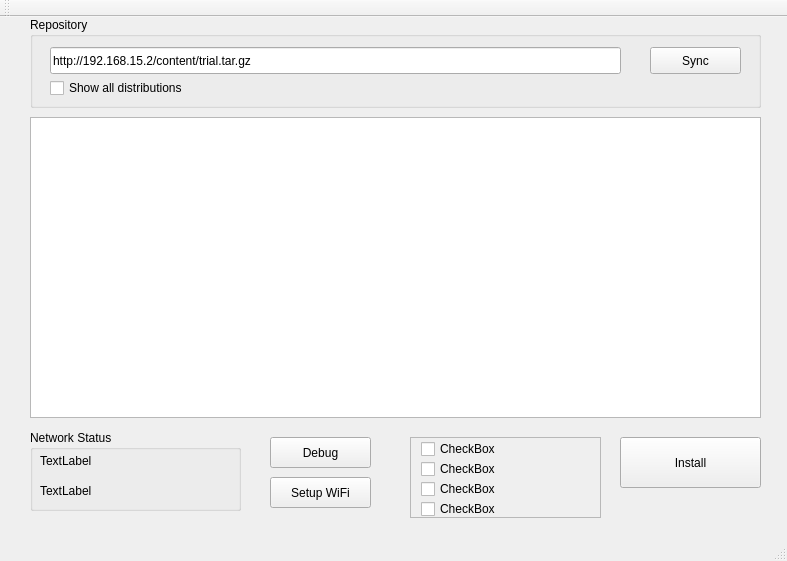
<?xml version="1.0" encoding="UTF-8"?>
<ui version="4.0">
 <class>MainWindow</class>
 <widget class="QMainWindow" name="MainWindow">
  <property name="geometry">
   <rect>
    <x>0</x>
    <y>0</y>
    <width>787</width>
    <height>561</height>
   </rect>
  </property>
  <property name="minimumSize">
   <size>
    <width>787</width>
    <height>561</height>
   </size>
  </property>
  <property name="maximumSize">
   <size>
    <width>787</width>
    <height>561</height>
   </size>
  </property>
  <property name="windowTitle">
   <string>Ignition</string>
  </property>
  <property name="windowIcon">
   <iconset resource="icons.qrc">
    <normaloff>:/SR_icon.png</normaloff>:/SR_icon.png</iconset>
  </property>
  <widget class="QWidget" name="centralWidget">
   <widget class="QGroupBox" name="repo">
    <property name="geometry">
     <rect>
      <x>30</x>
      <y>0</y>
      <width>731</width>
      <height>91</height>
     </rect>
    </property>
    <property name="title">
     <string>Repository</string>
    </property>
    <property name="flat">
     <bool>false</bool>
    </property>
    <property name="checkable">
     <bool>false</bool>
    </property>
    <widget class="QLineEdit" name="repoURL">
     <property name="geometry">
      <rect>
       <x>20</x>
       <y>30</y>
       <width>571</width>
       <height>27</height>
      </rect>
     </property>
     <property name="text">
      <string>http://192.168.15.2/content/trial.tar.gz</string>
     </property>
    </widget>
    <widget class="QCheckBox" name="showAll">
     <property name="geometry">
      <rect>
       <x>20</x>
       <y>60</y>
       <width>191</width>
       <height>22</height>
      </rect>
     </property>
     <property name="text">
      <string>Show all distributions</string>
     </property>
    </widget>
    <widget class="QPushButton" name="repoSync">
     <property name="geometry">
      <rect>
       <x>620</x>
       <y>30</y>
       <width>91</width>
       <height>27</height>
      </rect>
     </property>
     <property name="text">
      <string>Sync</string>
     </property>
    </widget>
   </widget>
   <widget class="QGroupBox" name="groupBox_2">
    <property name="geometry">
     <rect>
      <x>30</x>
      <y>413</y>
      <width>211</width>
      <height>81</height>
     </rect>
    </property>
    <property name="title">
     <string>Network Status</string>
    </property>
    <widget class="QLabel" name="ethIp">
     <property name="geometry">
      <rect>
       <x>10</x>
       <y>20</y>
       <width>191</width>
       <height>21</height>
      </rect>
     </property>
     <property name="text">
      <string>TextLabel</string>
     </property>
    </widget>
    <widget class="QLabel" name="wlanIp">
     <property name="geometry">
      <rect>
       <x>10</x>
       <y>50</y>
       <width>191</width>
       <height>21</height>
      </rect>
     </property>
     <property name="text">
      <string>TextLabel</string>
     </property>
    </widget>
   </widget>
   <widget class="QPushButton" name="install">
    <property name="geometry">
     <rect>
      <x>620</x>
      <y>420</y>
      <width>141</width>
      <height>51</height>
     </rect>
    </property>
    <property name="text">
     <string>Install</string>
    </property>
   </widget>
   <widget class="QScrollArea" name="customArea">
    <property name="geometry">
     <rect>
      <x>410</x>
      <y>420</y>
      <width>191</width>
      <height>81</height>
     </rect>
    </property>
    <property name="verticalScrollBarPolicy">
     <enum>Qt::ScrollBarAsNeeded</enum>
    </property>
    <property name="horizontalScrollBarPolicy">
     <enum>Qt::ScrollBarAsNeeded</enum>
    </property>
    <property name="widgetResizable">
     <bool>true</bool>
    </property>
    <widget class="QWidget" name="scrollAreaWidgetContents">
     <property name="enabled">
      <bool>true</bool>
     </property>
     <property name="geometry">
      <rect>
       <x>0</x>
       <y>0</y>
       <width>189</width>
       <height>79</height>
      </rect>
     </property>
     <property name="maximumSize">
      <size>
       <width>16777215</width>
       <height>150</height>
      </size>
     </property>
     <widget class="QCheckBox" name="custom_1">
      <property name="geometry">
       <rect>
        <x>10</x>
        <y>20</y>
        <width>241</width>
        <height>22</height>
       </rect>
      </property>
      <property name="text">
       <string>CheckBox</string>
      </property>
     </widget>
     <widget class="QCheckBox" name="custom_2">
      <property name="geometry">
       <rect>
        <x>10</x>
        <y>40</y>
        <width>241</width>
        <height>22</height>
       </rect>
      </property>
      <property name="text">
       <string>CheckBox</string>
      </property>
     </widget>
     <widget class="QCheckBox" name="custom_3">
      <property name="geometry">
       <rect>
        <x>10</x>
        <y>60</y>
        <width>241</width>
        <height>22</height>
       </rect>
      </property>
      <property name="text">
       <string>CheckBox</string>
      </property>
     </widget>
     <widget class="QCheckBox" name="custom_0">
      <property name="geometry">
       <rect>
        <x>10</x>
        <y>0</y>
        <width>241</width>
        <height>22</height>
       </rect>
      </property>
      <property name="text">
       <string>CheckBox</string>
      </property>
     </widget>
    </widget>
   </widget>
   <widget class="QListWidget" name="osList">
    <property name="enabled">
     <bool>true</bool>
    </property>
    <property name="geometry">
     <rect>
      <x>30</x>
      <y>100</y>
      <width>731</width>
      <height>301</height>
     </rect>
    </property>
   </widget>
   <widget class="QPushButton" name="debugButton">
    <property name="geometry">
     <rect>
      <x>270</x>
      <y>420</y>
      <width>101</width>
      <height>31</height>
     </rect>
    </property>
    <property name="text">
     <string>Debug</string>
    </property>
   </widget>
   <widget class="QPushButton" name="configWifi">
    <property name="geometry">
     <rect>
      <x>270</x>
      <y>460</y>
      <width>101</width>
      <height>31</height>
     </rect>
    </property>
    <property name="text">
     <string>Setup WiFi</string>
    </property>
   </widget>
  </widget>
  <widget class="QMenuBar" name="menuBar">
   <property name="geometry">
    <rect>
     <x>0</x>
     <y>0</y>
     <width>787</width>
     <height>25</height>
    </rect>
   </property>
  </widget>
  <widget class="QToolBar" name="mainToolBar">
   <attribute name="toolBarArea">
    <enum>TopToolBarArea</enum>
   </attribute>
   <attribute name="toolBarBreak">
    <bool>false</bool>
   </attribute>
  </widget>
  <widget class="QStatusBar" name="statusBar">
   <property name="enabled">
    <bool>true</bool>
   </property>
  </widget>
  <action name="actionEnable_Debug">
   <property name="checkable">
    <bool>true</bool>
   </property>
   <property name="text">
    <string>Enable Debug</string>
   </property>
  </action>
 </widget>
 <layoutdefault spacing="6" margin="11"/>
 <tabstops>
  <tabstop>osList</tabstop>
  <tabstop>repoURL</tabstop>
  <tabstop>install</tabstop>
  <tabstop>customArea</tabstop>
  <tabstop>custom_1</tabstop>
  <tabstop>custom_2</tabstop>
  <tabstop>custom_3</tabstop>
  <tabstop>custom_0</tabstop>
  <tabstop>debugButton</tabstop>
 </tabstops>
 <resources>
  <include location="icons.qrc"/>
 </resources>
 <connections>
  <connection>
   <sender>osList</sender>
   <signal>itemActivated(QListWidgetItem*)</signal>
   <receiver>install</receiver>
   <slot>click()</slot>
   <hints>
    <hint type="sourcelabel">
     <x>173</x>
     <y>355</y>
    </hint>
    <hint type="destinationlabel">
     <x>712</x>
     <y>508</y>
    </hint>
   </hints>
  </connection>
  <connection>
   <sender>repoURL</sender>
   <signal>returnPressed()</signal>
   <receiver>repoSync</receiver>
   <slot>click()</slot>
   <hints>
    <hint type="sourcelabel">
     <x>540</x>
     <y>85</y>
    </hint>
    <hint type="destinationlabel">
     <x>700</x>
     <y>81</y>
    </hint>
   </hints>
  </connection>
 </connections>
 <slots>
  <signal>syncRepoClicked()</signal>
  <signal>repoSyncURL()</signal>
 </slots>
</ui>
